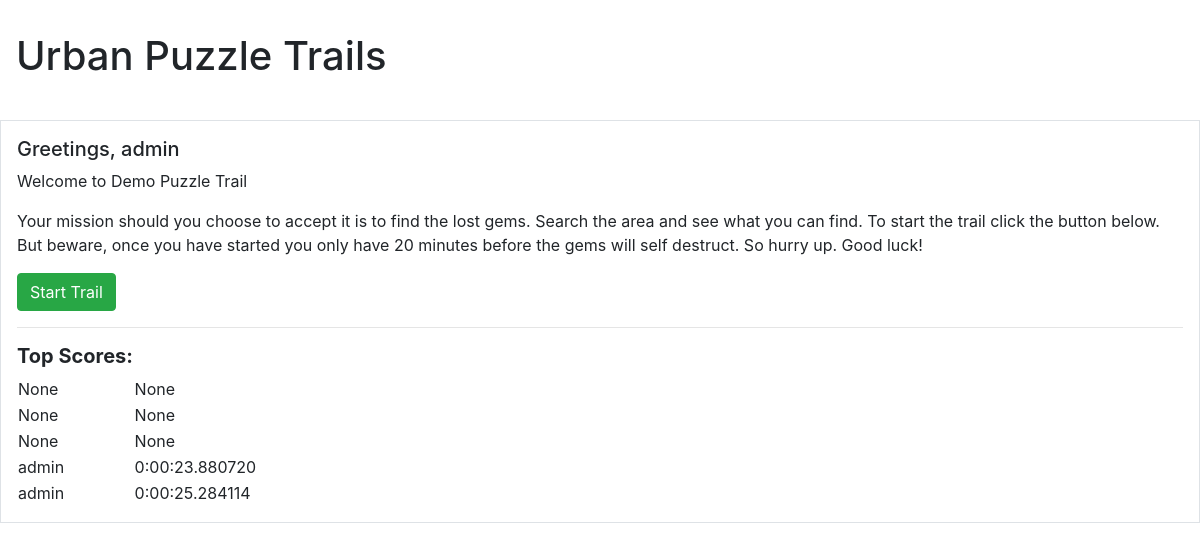
The app's page / (signed in) with its own data.
### trail/models.py (models this page shows)
class Trail(models.Model):
    trail_name = models.CharField(max_length=120) # max_length = required
    trail_description = models.TextField(blank=True, null=True)
    trail_mission = models.CharField(max_length=75, default="This is a mission")
    trail_total_items = models.IntegerField(default=0) # CharField(max_length=75, default="This is a mission")

class Game(models.Model):
    game_name = models.CharField(max_length=120)
    game_mission = models.TextField(blank=True, null=True)
    game_player = models.ForeignKey(User, null=True, on_delete=models.SET_NULL)
    game_url = models.CharField(max_length=16)
    game_start = models.DateTimeField(auto_now_add=True)
    game_inventory = models.ManyToManyField(Item, blank=True)
    game_total_items = models.IntegerField(default=0)
    game_trail = models.ForeignKey(Trail, null=True, on_delete=models.SET_NULL)
    game_duration = models.DurationField(null=True)
    game_progress = models.IntegerField(default=0)
    game_status = models.CharField(default='Not Started', max_length=20)
    game_event_list = models.ManyToManyField(Events, blank=True)

### trail/views.py (the view, shortened to what this page needs)
# urls.py: path('', trail_main_view, name='trail_main_view'),
@login_required(login_url='/login/')
def trail_main_view(request, id=1):
    trail_data = get_object_or_404(Trail, id=id)
    top_score_games = get_high_scores(5)
    context = {
        "object": trail_data,
        "top_scores": top_score_games,
        }
    return render(request, "trail/trail_main.html", context)

### trail/utility_functions.py (called while the page is built)
def get_high_scores(number):
    games_list = Game.objects.order_by('game_duration')[:number]
    print(games_list)
    game_data = games_list[0]
    print(game_data)
    for game in games_list:
        print('*** %s  -  %s ***' % (game.game_player, game.game_duration))
    return games_list

### templates/trail/trail_main.html (shortened to what this page needs)
{% extends 'base.html' %}
{% block heading %}Urban Puzzle Trails{% endblock %}
{% block content %}
  <div class="description">
        <h5>Greetings, {{ user }}</h5>
        <p>Welcome to {{ object.trail_name }}</p>
        <p>{{ object.trail_description  }}</p>
        <form method="post">
            <button type="submit" class="btn btn-success">Start Trail</button>
        </form>
</div>
<hr>
<div>
    <h5><b>Top Scores:</b></h5>
    <table style="width:50%">
      <col width="20%">
      <col width="80%">
        {% for game in top_scores %}
            <tr>
                <td>{{ game.game_player }}</td>
                <td>{{ game.game_duration }}</td>
            </tr>
        {% endfor %}
    </table>
</div>
{% endblock %}

### records on screen
Trail: trail_name "Demo Puzzle Trail", trail_description "Your mission should you choose to accept it is to find the lost gems. Search the area and see what you can find. To start the trail click the button below. But beware, once you have started you only have 20 minutes before the gems will self destruct. So hurry up. Good luck!"
Game: game_player "None", game_duration "None"
Game: game_player "None", game_duration "None"
Game: game_player "None", game_duration "None"
Game: game_player "admin", game_duration "0:00:23.880720"
Game: game_player "admin", game_duration "0:00:25.284114"

### other values on screen
{{ user }} "admin"
